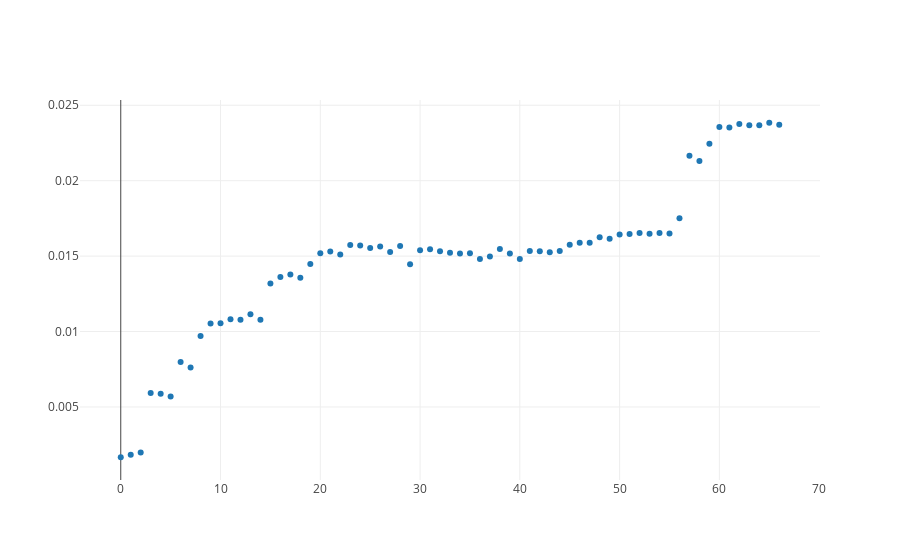

The notebook cell this image was saved under:
### Code cell
from graph import trace_values, plot
score_trace = trace_values(x_value_range[-68:], grid_scores[-68:])
plot([score_trace])
